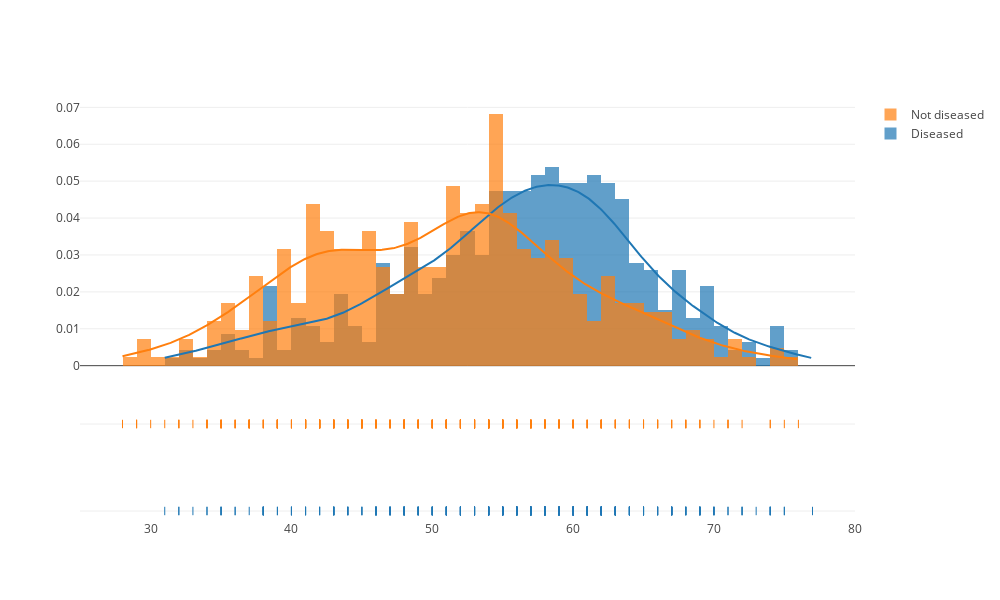

Notebook cell for this chart:
### Code cell
iplot(figure)

### Figure 1 — Plotly figure (JSON) as saved in the notebook; plotly's stock layout.template omitted (floating-point values rounded to 4 significant figures; data arrays with more than 128 entries replaced by an {"elided": "..."} marker saying what was removed)
{"data": [{"autobinx": false, "histnorm": "probability density", "legendgroup": "Diseased", "marker": {"color": "rgb(31, 119, 180)"}, "name": "Diseased", "opacity": 0.7, "type": "histogram", "x": {"elided": "466 int values"}, "xaxis": "x1", "xbins": {"end": 77, "size": 1, "start": 31}, "yaxis": "y1"}, {"autobinx": false, "histnorm": "probability density", "legendgroup": "Not diseased", "marker": {"color": "rgb(255, 127, 14)"}, "name": "Not diseased", "opacity": 0.7, "type": "histogram", "x": {"elided": "411 int values"}, "xaxis": "x1", "xbins": {"end": 76, "size": 1, "start": 28}, "yaxis": "y1"}, {"legendgroup": "Diseased", "marker": {"color": "rgb(31, 119, 180)"}, "mode": "lines", "name": "Diseased", "showlegend": false, "type": "scatter", "x": {"elided": "500 float values"}, "xaxis": "x1", "y": {"elided": "500 float values"}, "yaxis": "y1"}, {"legendgroup": "Not diseased", "marker": {"color": "rgb(255, 127, 14)"}, "mode": "lines", "name": "Not diseased", "showlegend": false, "type": "scatter", "x": {"elided": "500 float values"}, "xaxis": "x1", "y": {"elided": "500 float values"}, "yaxis": "y1"}, {"legendgroup": "Diseased", "marker": {"color": "rgb(31, 119, 180)", "symbol": "line-ns-open"}, "mode": "markers", "name": "Diseased", "showlegend": false, "text": null, "type": "scatter", "x": {"elided": "466 int values"}, "xaxis": "x1", "y": {"elided": "466 str values"}, "yaxis": "y2"}, {"legendgroup": "Not diseased", "marker": {"color": "rgb(255, 127, 14)", "symbol": "line-ns-open"}, "mode": "markers", "name": "Not diseased", "showlegend": false, "text": null, "type": "scatter", "x": {"elided": "411 int values"}, "xaxis": "x1", "y": {"elided": "411 str values"}, "yaxis": "y2"}], "layout": {"autosize": false, "barmode": "overlay", "height": 600, "hovermode": "closest", "legend": {"traceorder": "reversed"}, "width": 1000, "xaxis1": {"anchor": "y2", "domain": [0, 1], "zeroline": false}, "yaxis1": {"anchor": "free", "domain": [0.35, 1], "position": 0}, "yaxis2": {"anchor": "x1", "domain": [0, 0.25], "dtick": 1, "showticklabels": false}}}
